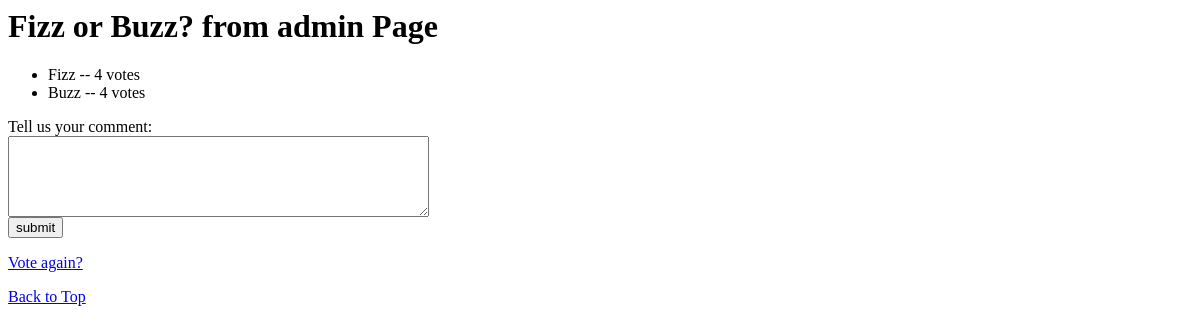
The page /polls/2/results/ on the database as committed earlier.
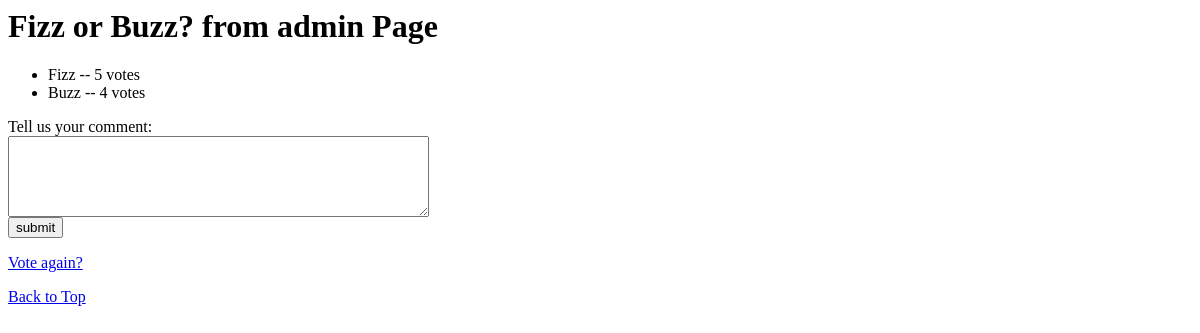
The same page on the database as committed later.
### polls/models.py (models this page shows, shortened)
class Choice(models.Model):
    question = models.ForeignKey(Question, on_delete=models.CASCADE)
    choice_text = models.CharField(max_length=200)
    votes = models.IntegerField(default=0)

### polls/views.py (the view)
# urls.py: path('<int:pk>/results/', views.ResultsView.as_view(), name='results'),
class ResultsView(generic.DetailView):
    model = Question
    template_name = 'polls/results.html'

### polls/templates/polls/results.html (shortened to what this page needs)
<h1>{{ question.question_text }}</h1>
<ul>
{% for choice in question.choice_set.all %}
    <li>{{ choice.choice_text }} -- {{ choice.votes }} vote{{ choice.votes|pluralize }}</li>
{% endfor %}
</ul>
<form action="{% url 'polls:post_comment' %}" method="post">
    <label>Tell us your comment:</label>
    <br/>
    <textarea name="comment_text" rows="5" cols="50"></textarea>
    <br/>
    <input type="submit" value="submit">
</form>
<p><a href="{% url 'polls:detail' question.id %}">Vote again?</a></p>
<p><a href="{% url 'polls:index' %}">Back to Top</a></p>

Rows that differ between the two databases and show on the page:
changed Choice "Fizz": votes "4" → "5"
